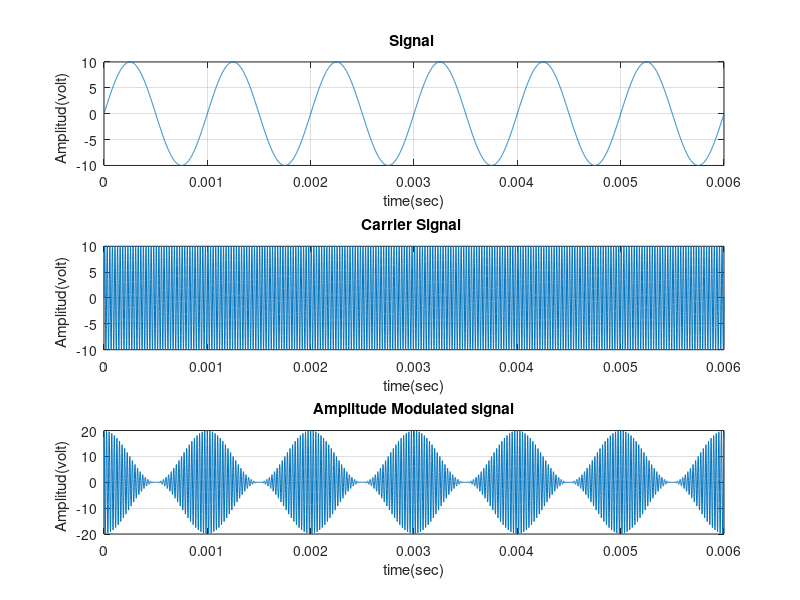

Here is the MATLAB script that generated this plot:
clc;
close all;
clear all;
%XXXXXXXXXXXXXXXXXXXXXXXXXXX Define AM modulation Index XXXXXXXXXXXXXXXXXXX
disp(' example: m=1 means 100% modulation');
%m=input(' Enter the value of modulation index (m) = ');
m=1; % for 100% modulation
if (0>m||m>1)
error('m may be less than or equal to one and geter than to zero'); 
end
%XXXXXXXXXXXXXXXXX modulating signal generation XXXXXXXXXXXXXXXXXXXXXXXXXX
Am=10; % Amplitude of modulating signal
fa=1000; % Frequency of modulating signal
Ta=1/fa; % Time period of modulating signal
t=0:Ta/999:6*Ta ;% Total time for simulation 
ym=Am*sin(2*pi*fa*t); % Eqation of modulating signal
figure(1)
subplot(3,1,1); 
plot(t,ym), grid on;% Graphical representation of Modulating signal
title ( '  Signal   ');
xlabel ( ' time(sec) ');
ylabel (' Amplitud(volt)   ');
%XXXXXXXXXXXXXXXXXXXXX carrier signal generation XXXXXXXXXXXXXXXXXXXXXXXXXX
Ac=Am/m;% Amplitude of carrier signal [ where, modulation Index (m)=Am/Ac ]
fc=fa*40;% Frequency of carrier signal
Tc=1/fc;% Time period of carrier signal
yc=Ac*sin(2*pi*fc*t);% Eqation of carrier signal
subplot(3,1,2);
plot(t,yc), grid on;% Graphical representation of carrier signal
title ( '  Carrier Signal   ');
xlabel ( ' time(sec) ');
ylabel (' Amplitud(volt)   ');
%XXXXXXXXXXXXXXXXXXXXXXXXXXXXXX AM Modulation XXXXXXXXXXXXXXXXXXXXXXXXXXXXX 
y=Ac*(1+m*cos(2*pi*fa*t)).*cos(2*pi*fc*t); % Equation of Amplitude
%modulated signal
subplot(3,1,3);
plot(t,y);% Graphical representation of AM signal
title ( '  Amplitude Modulated signal  ');
xlabel ( ' time(sec) ');
ylabel (' Amplitud(volt)   ');
grid on;